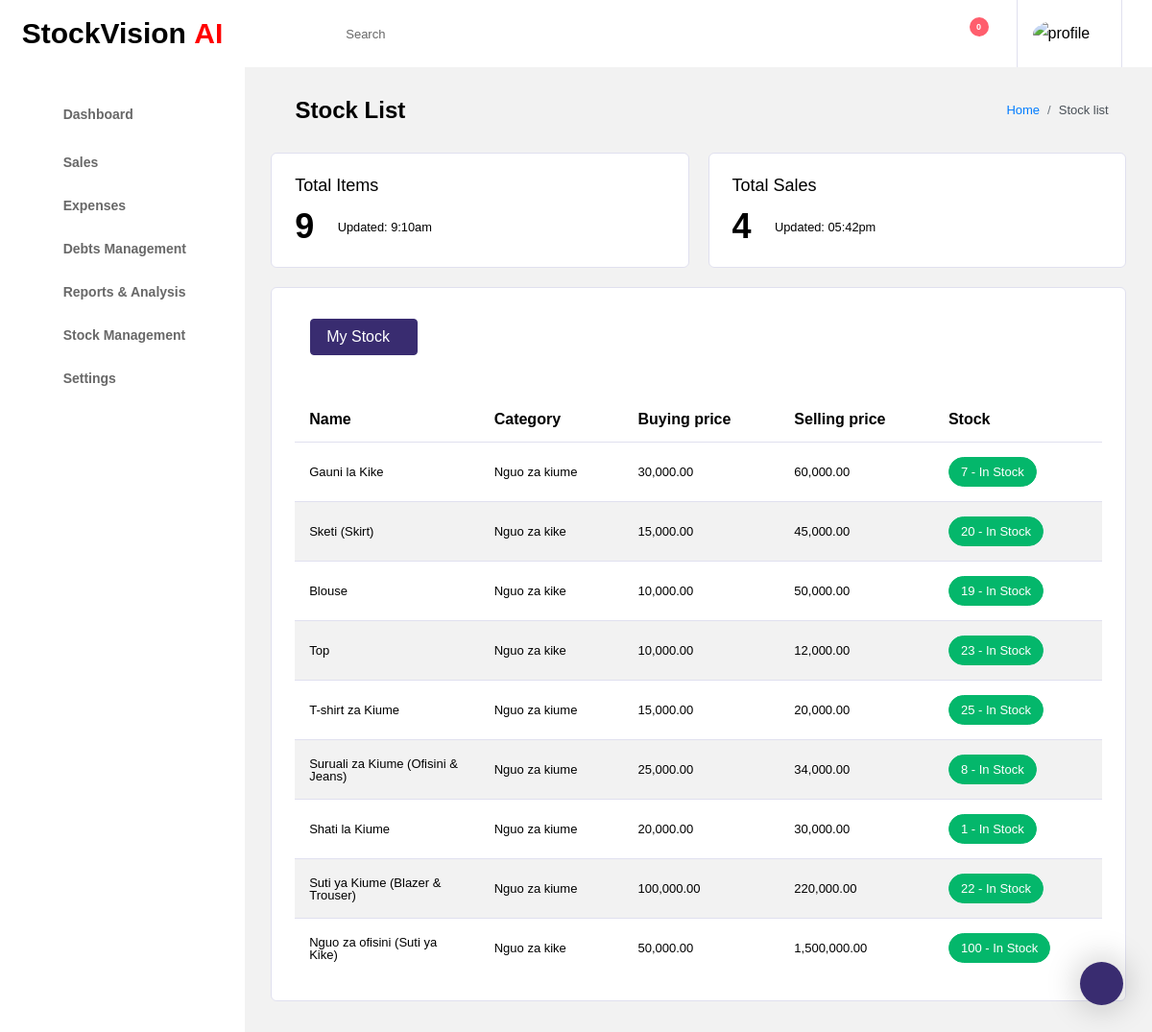
Before: /products/ with the older database file.
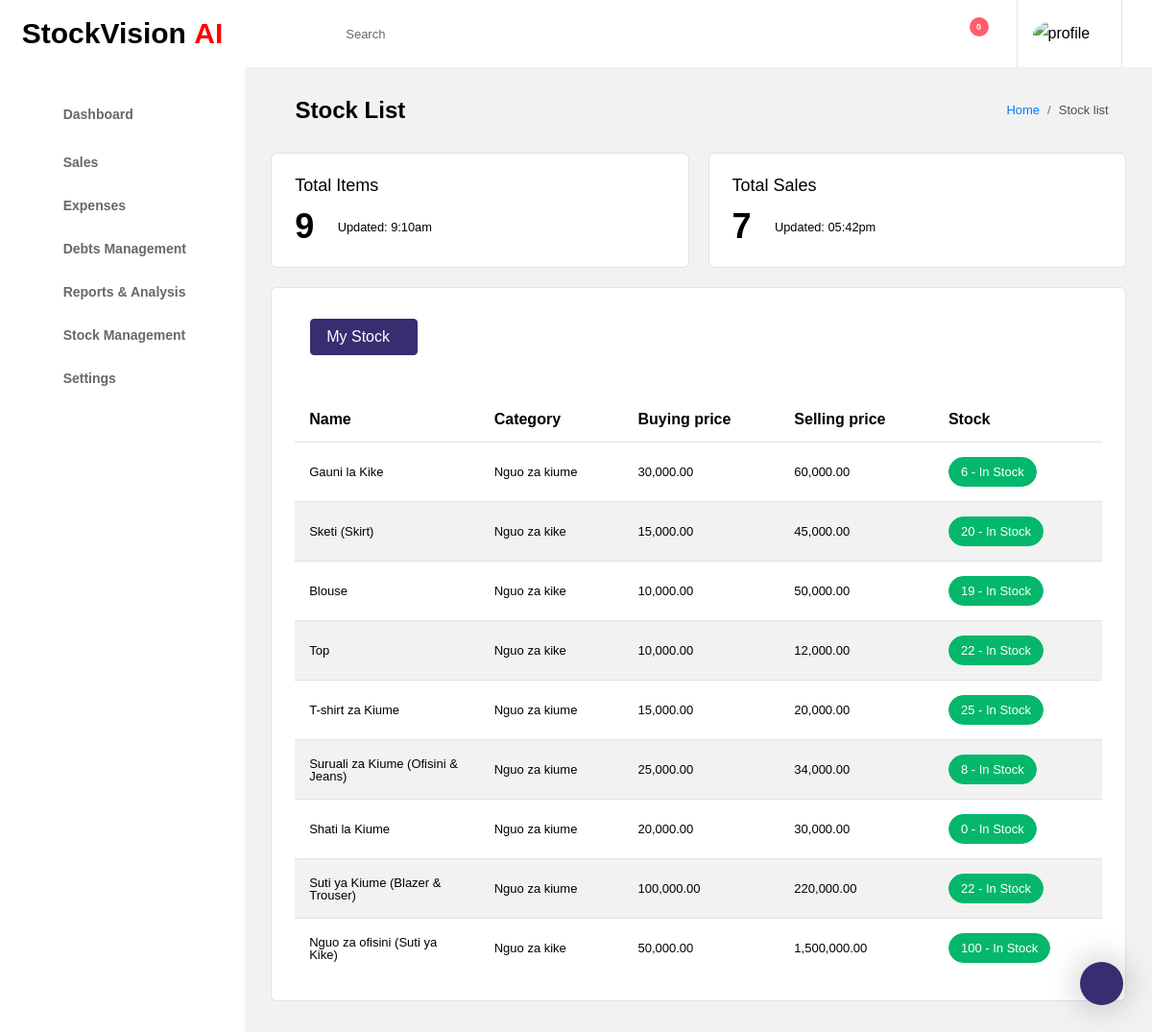
After: the same page with the newer database file.
### inventory/models.py (models this page shows, shortened)
class Product(models.Model):
    product_id = models.CharField(max_length=255)
    product_name = models.CharField(max_length=255)
    category = models.ForeignKey(Category, on_delete=models.CASCADE)
    description = models.TextField(blank=True, null=True)
    buying_price = models.DecimalField(max_digits=10, decimal_places=2)
    selling_price = models.DecimalField(max_digits=10, decimal_places=2)
    stock_quantity = models.PositiveIntegerField(default=1)
    max_stock = models.PositiveIntegerField(default=100)
    created_at = models.DateTimeField(auto_now_add=True)
    updated_at = models.DateTimeField(auto_now=True)
    supplier = models.CharField(max_length=255,blank=True)

class Category(models.Model):
    name = models.CharField(max_length=100, unique=True)
    description = models.TextField(blank=True, null=True)
    created_at = models.DateTimeField(auto_now_add=True)

### inventory/views.py (the view)
# urls.py: path('products/', views.product_list, name='product_list'),
def product_list(request):
    products = Product.objects.all()
    products_list = Product.objects.all().count()
    total_sales =  NewSale.objects.all().count()
    context = {
        "products": products,
        "products_list": products_list,
        "total_sales": total_sales,
        }
    return render(request, 'stock/index.html',context)

### templates/stock/index.html (shortened to what the changed rows need)
{% extends 'base.html' %} {% block content %} {% include 'include/header.html'%}
{% load humanize %}
<div class="main-panel">
  <div class="content-wrapper">
    <div class="row">
      <div class="col-md-6 grid-margin">
        <div class="card">
          <div class="card-body">
            <div class="d-flex justify-content-between align-items-center">
              <div class="d-inline-block pt-3">
                <div class="d-md-flex">
                  <h2 class="mb-0">{{products_list}}</h2>
                </div>
              </div>
            </div>
          </div>
        </div>
      </div>
      <div class="col-md-6 grid-margin">
        <div class="card">
          <div class="card-body">
            <div class="d-flex justify-content-between align-items-center">
              <div class="d-inline-block pt-3">
                <div class="d-md-flex">
                  <h2 class="mb-0">{{total_sales}}</h2>
                  <div class="d-flex align-items-center ml-md-2 mt-2 mt-md-0">
                    <i class="far fa-clock text-muted"></i>
                    <small class="ml-1 mb-0">Updated: 05:42pm</small>
                  </div>
                </div>
              </div>
            </div>
          </div>
        </div>
      </div>
    </div>
    <div class="row">
      <div class="col-lg-12 grid-margin stretch-card">
        <div class="card">
          <div class="card-body">
            <div class="table-responsive">
              <table id="order-listing" class="table">
                <thead>
                  <tr>
                    <th>Name</th>
                    <th>Category</th>
                    <th>Buying price</th>
                    <th>Selling price</th>
                    <th>Stock</th>
                  </tr>
                </thead>
                <tbody>
                  {% for product in products %}
                  <tr>
                    <td>{{ product.product_name }}</td>
                    <td>{{ product.category.name }}</td>
                    <td>{{ product.buying_price|floatformat:2|intcomma }}</td>
                    <td>{{ product.selling_price|floatformat:2|intcomma }}</td>
                    <td>
                      {% if product.stock_quantity <= product.critical_threshold %}
                      <label class="badge badge-danger badge-pill">
                        {{ product.stock_quantity }} - Critical
                      </label>
                      {% elif product.stock_quantity <= product.low_stock_threshold %}
                      <label class="badge badge-warning badge-pill">
                        {{ product.stock_quantity }} - Low Stock
                      </label>
                      {% else %}
                      <label class="badge badge-success badge-pill">
                        {{ product.stock_quantity }} - In Stock
                      </label>
                      {% endif %}
                    </td>
                  </tr>
                  {% empty %}
                  <tr>
                    <td colspan="9">No products available.</td>
                  </tr>
                  {% endfor %}
                </tbody>
              </table>
            </div>
          </div>
        </div>
      </div>
    </div>
  </div>
  {% endblock %}

Changed rows visible on the page:
changed Product "Gauni la Kike": stock_quantity "7" → "6"
changed Product "Top": stock_quantity "23" → "22"
changed Product "Shati la Kiume": stock_quantity "1" → "0"
Other visible differences:
{{ total_sales }}: "4" → "7"
